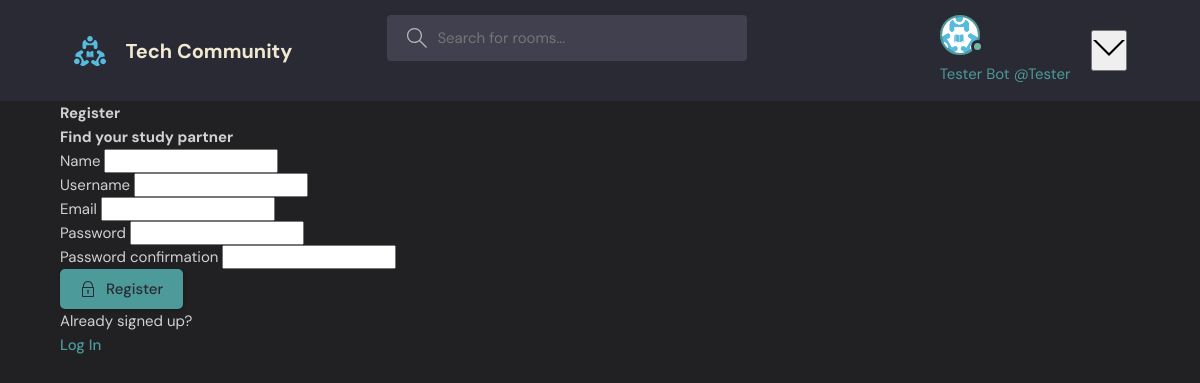
Page /register/ (signed in) on the committed database.
### base/models.py (models this page shows)
class User(AbstractUser):
    name= models.CharField(max_length=200, null=True)
    email = models.EmailField(unique=True  ,null=True)
    bio = models.TextField(null=True)
    avatar= models.ImageField(null = True, default = "avatar.svg")
    USERNAME_FIELD = 'email'
    REQUIRED_FIELDS = []

### base/views.py (the view, shortened to what this page needs)
# urls.py: path('register/', views.registerPage, name = 'register'),
def registerPage(request):
    form = MyUserCreationForm()
    return render(request, 'login_register.html', {'form':form})

### base/forms.py
class MyUserCreationForm(UserCreationForm):
    class Meta:
        model = User
        fields = ['name', 'username', 'email', 'password1', 'password2' ]

### template/login_register.html (shortened to what this page needs)
{% extends 'main.html' %}
{% block content %}
    <main class="auth layout">
      {% if page == 'login'  %}
      <div class="container">
        <div class="layout__box">
          <div class="layout__boxHeader">
            <div class="layout__boxTitle">
              <h3>Login</h3>
            </div>
          </div>
          <div class="layout__body">
            <h2 class="auth__tagline">Find your study partner</h2>
            <form class="form" action="" Method="POST">
              {% csrf_token%}
              <div class="form__group form__group">
                <label for="room_name">Email</label>
                <input id="username" name="email" type="text" placeholder="e.g. dennis_ivy" />
              </div>
              <div class="form__group">
                <label for="password">Password</label>
                <input
                  id="password"
                  name="password"
                  type="password"
                  placeholder="&bull;&bull;&bull;&bull;&bull;&bull;&bull;&bull;"
                />
              </div>
              <button class="btn btn--main" type="submit">
                <svg
                  version="1.1"
                  xmlns="http://www.w3.org/2000/svg"
                  width="32"
                  height="32"
                  viewBox="0 0 32 32"
                >
                  <title>lock</title>
                  <path
                    d="M27 12h-1v-2c0-5.514-4.486-10-10-10s-10 4.486-10 10v2h-1c-0.553 0-1 0.447-1 1v18c0 0.553 0.447 1 1 1h22c0.553 0 1-0.447 1-1v-18c0-0.553-0.447-1-1-1zM8 10c0-4.411 3.589-8 8-8s8 3.589 8 8v2h-16v-2zM26 30h-20v-16h20v16z"
                  ></path>
                  <path
                    d="M15 21.694v4.306h2v-4.306c0.587-0.348 1-0.961 1-1.694 0-1.105-0.895-2-2-2s-2 0.895-2 2c0 0.732 0.413 1.345 1 1.694z"
                  ></path>
                </svg>
                Login
              </button>
            </form>
            <div class="auth__action">
              <p>Haven't signed up yet?</p>
              <a href="{% url 'register' %}" class="btn btn--link">Sign Up</a>
            </div>
          </div>
        </div>
      </div>
    </main>
      {% else %}
      <div class="container">
        <div class="layout__box">
          <div class="layout__boxHeader">
            <div class="layout__boxTitle">
              <h3>Register</h3>
            </div>
          </div>
          <div class="layout__body">
            <h2 class="auth__tagline">Find your study partner</h2>
            <form class="form" action="" Method="POST">
               {% for field in form %}
              <div class="form__group form__group">
                <label for="room_name">{{field.label}}</label>
                {{field}}
              </div>
              {% endfor %}
              <button class="btn btn--main" type="submit">
                Register
              </button>
            </form>
            <div class="auth__action">
              <p>Already signed up?</p>
              <a href="{% url 'login' %}" class="btn btn--link">Log In</a>
            </div>
          </div>
        </div>
      </div>
      {% endif %}
    </main>
{% endblock %}

### template/navbar.html (shortened to what this page needs)
{% load static %}
<header class="header header--loggedIn">
    <div class="container">
      <a href="{% url 'home' %}" class="header__logo">
        <img src="{% static 'images/logo.svg' %}" />
        <h1>Tech Community</h1>
      </a>
      <form class="header__search" method="GET" action="{% url 'home' %}">
        <label>
          <input name="q" placeholder="Search for rooms..." />
        </label>
      </form>
      <nav class="header__menu">
        {% if request.user.is_authenticated %}
          <div class="header__user">
            <a href="{% url 'user-profile' user.id %}">
              <div class="avatar avatar--medium active">
                <img src="{{ request.user.avatar.url }}" alt="User Avatar" />
              </div>
              <p>{{ request.user.name }} <span>@{{ request.user.username }}</span></p>
            </a>
            <button class="dropdown-button">
              <svg version="1.1" xmlns="http://www.w3.org/2000/svg" width="32" height="32" viewBox="0 0 32 32">
                <title>chevron-down</title>
                <path d="M16 21l-13-13h-3l16 16 16-16h-3l-13 13z"></path>
              </svg>
            </button>
          </div>
        {% else %}
        <a href="{% url 'login' %}">
            <img src="{% static 'images/avatar.svg' %}" />
            <p>Login</p>
        </a>
        {% endif %}
      </nav>
    </div>
</header>

### static/styles/style.css (style rules this page uses)
:root { --color-main: #4C9A99; --color-main-light: #A0D1CF; --color-dark: #2A2A35; --color-dark-medium: #40404F; --color-dark-light: #5C5C72; --color-light: #F0E8D0; --color-gray: #B8B8B8; --color-light-gray: #D1D1D1; --color-bg: #212124; --color-success: #73B7A1; --color-error: #FF6B6B; }
* { font-family: "DM Sans", -apple-system, BlinkMacSystemFont, "Segoe UI", Roboto, Oxygen, Ubuntu, Cantarell, "Open Sans", "Helvetica Neue", sans-serif; margin: 0; padding: 0; box-sizing: border-box; text-rendering: optimizeLegibility; font-size: inherit; }
html { font-size: 56.25%; }
@media only screen and (min-width: 1200px) { html { font-size: 62.5%; } }
body { line-height: 1.6; font-weight: 400; font-size: 1.5rem; color: var(--color-light-gray); background-color: var(--color-bg); min-height: 100vh; }
img { width: 100%; }
a { display: inline-block; color: var(--color-main); text-decoration: none; }
.container { max-width: 120rem; width: 90%; margin: auto; }
.btn { background-color: transparent; border: none; display: inline-flex; align-items: center; gap: 1rem; cursor: pointer; transition: all ease-in-out 0.3s; padding: 1rem 2rem; border-radius: 5px; box-shadow: 1px 1px 3px 1px rgba(0, 0, 0, 0.15); font-weight: 500; }
.btn--link { border-radius: 0; padding: 0; color: var(--color-main); box-shadow: none; }
.btn--main { background-color: var(--color-main); color: var(--color-dark); }
.btn > svg { fill: currentColor; width: 1.6rem; height: 1.6rem; }
.avatar { position: relative; display: inline-block; border-radius: 50%; border: 2px solid var(--color-main); }
.avatar img { display: block; border-radius: 50%; object-fit: cover; object-position: center; }
.avatar::after { content: ""; display: block; position: absolute; background-color: var(--color-gray); z-index: 111; border-radius: 50%; border: 0.3rem solid var(--color-dark); }
.avatar.active::after { background-color: var(--color-success); }
.avatar.avatar--medium img { width: 3.6rem; height: 3.6rem; }
.avatar.avatar--medium:after { width: 0.7rem; height: 0.7rem; bottom: 0px; right: -6px; }
.header { padding: 1.5rem; background-color: var(--color-dark); }
.header > .container { display: flex; gap: 9.5rem; }
.header__logo, .header__user { display: flex; gap: 2rem; align-items: center; }
.header__logo > img { height: 3.2rem; width: 3.2rem; }
.header__logo > h1 { font-weight: 700; font-size: 2rem; color: var(--color-light); }
.header__search > label { background-color: var(--color-dark-medium); padding: 1.3rem 1rem; display: flex; align-items: center; gap: 1rem; border-radius: 4px; }
.header__search svg { fill: var(--color-gray); width: 2rem; height: 2rem; margin-left: 1rem; }
.header__search input { width: 30rem; background: transparent; border: none; outline: none; color: var(--color-light); }
.header__menu { margin-left: auto; display: flex; gap: 2rem; }

### rows in the picture
User: user.avatar (picture), user.name "Tester Bot", user.username "Tester"

### other values in the picture
{{ field.label }} "Name" "Username" "Email" "Password" "Password confirmation"
